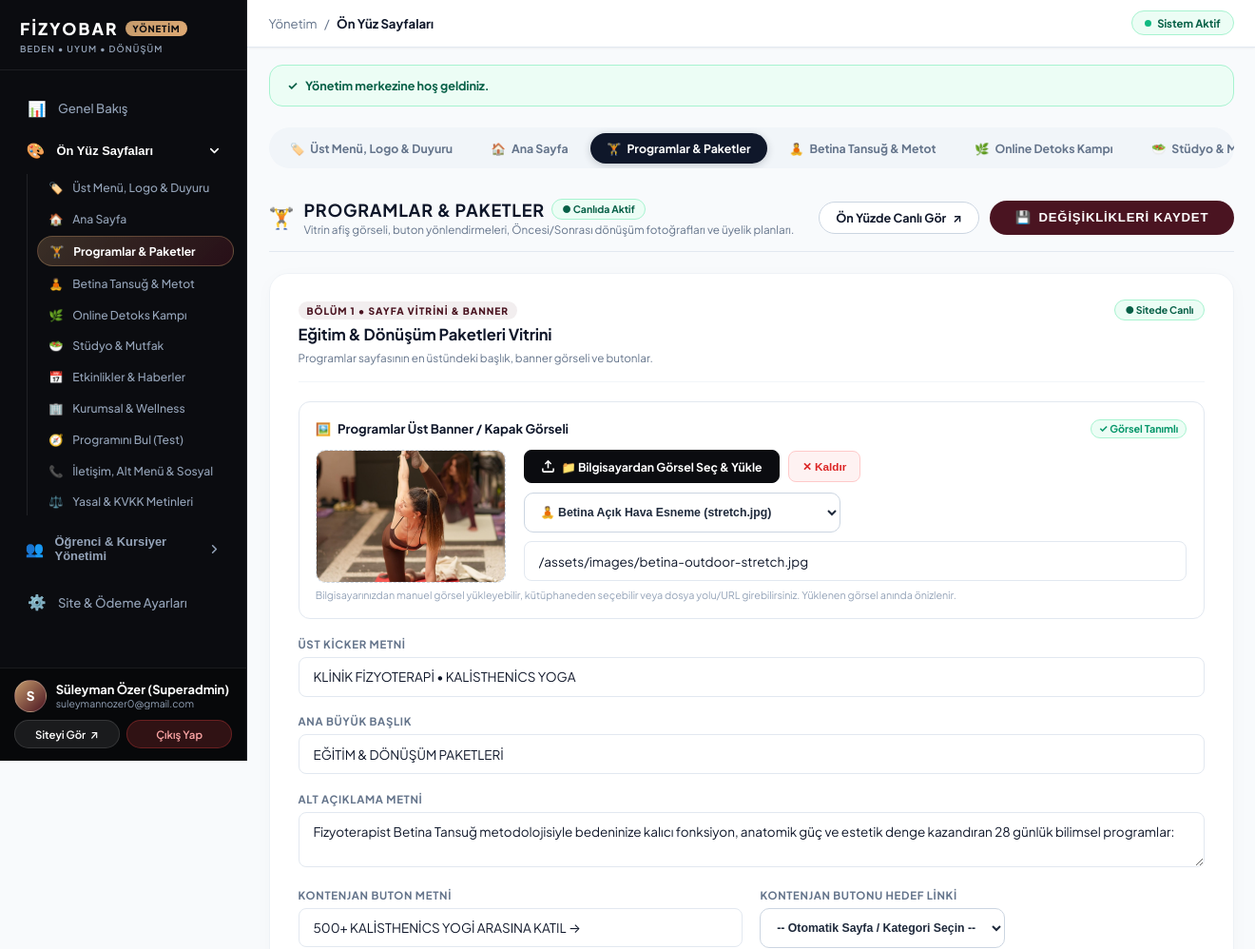
The page /en/xpanel/pages?tab=programs (signed in, upper part) on the database as committed earlier.
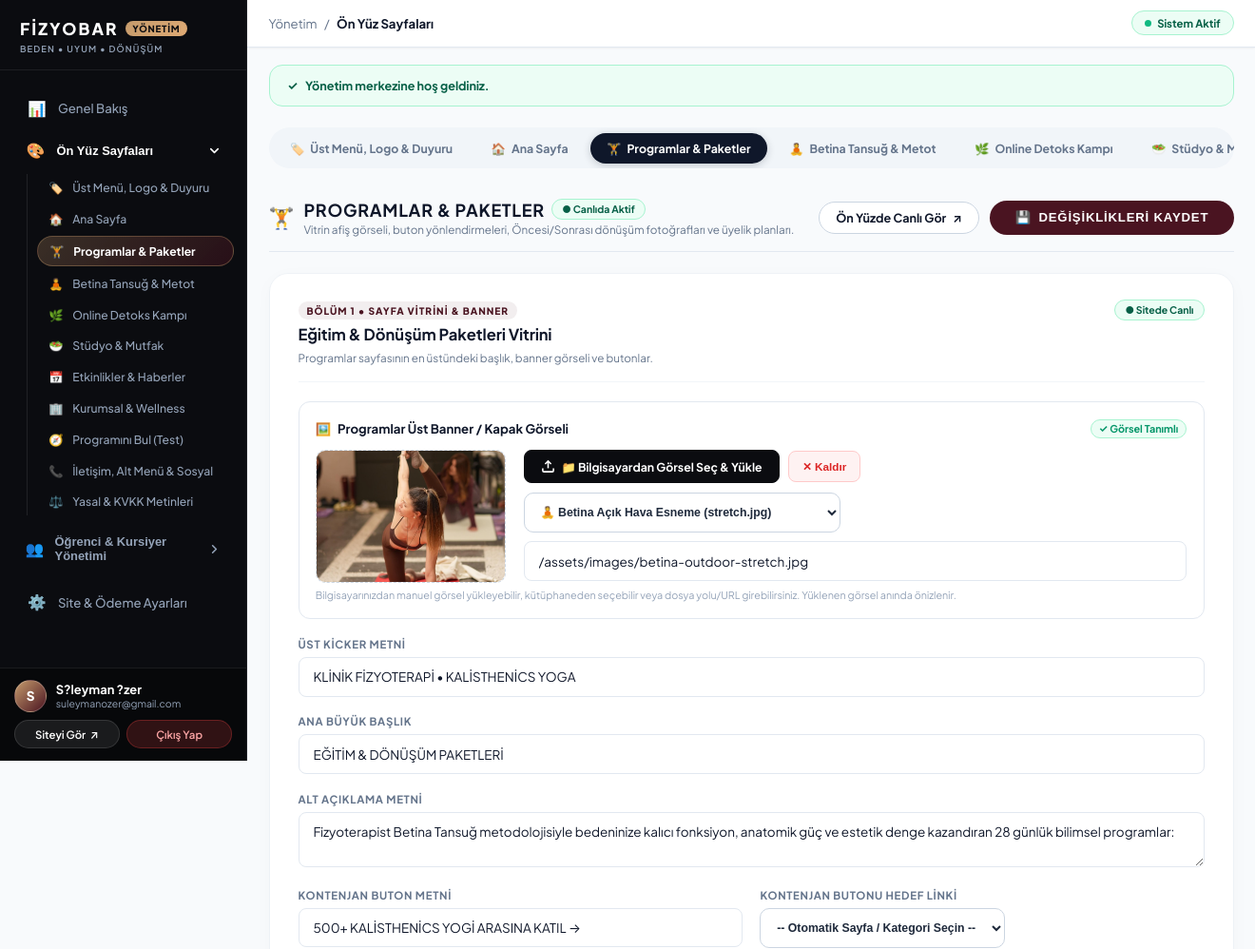
The same page on the database as committed later.
### tables this page shows
CREATE TABLE `users` (
  `id` int(10) unsigned NOT NULL AUTO_INCREMENT,
  `full_name` varchar(150) NOT NULL,
  `email` varchar(191) NOT NULL,
  `phone` varchar(50) DEFAULT NULL,
  `password_hash` varchar(255) NOT NULL,
  `role` enum('admin','student') NOT NULL DEFAULT 'student',
  `status` enum('active','inactive','suspended') NOT NULL DEFAULT 'active',
  `created_at` datetime NOT NULL DEFAULT current_timestamp(),
  `updated_at` datetime NOT NULL DEFAULT current_timestamp() ON UPDATE current_timestamp(),
  PRIMARY KEY (`id`),
  UNIQUE KEY `email` (`email`)
);

### app/Controllers/Controller.php (called while the page is built, shortened)
<?php
abstract class Controller
{
    protected function render(string $view, array $data = [], bool $withLayout = true): void
    {
        View::render($view, $data, $withLayout);
    }
}

### app/Controllers/XpanelController.php (called while the page is built, shortened)
<?php
class XpanelController extends Controller
{
    public function pages(): void
    {
        $pages = Database::query("SELECT * FROM site_pages ORDER BY id ASC");
        $pageData = [];
        foreach ($pages as $p) {
            $pageData[$p['page_key']] = [
                'id' => $p['id'],
                'title' => $p['page_title'],
                'data' => json_decode($p['data_json'] ?? '{}', true) ?: [],
                'updated_at' => $p['updated_at']
            ];
        }
        $flash = Session::getFlash('xpanel_msg');
        $activeTab = (string)($this->input('tab') ?: 'home');
        $this->render('pages/xpanel/pages', [
            'metaTitle' => 'Ön Yüz Sayfaları',
            'pages' => $pageData,
            'activeTab' => $activeTab,
            'flash' => $flash
        ], false);
    }
}

### index.php (called while the page is built, shortened)
<?php
require_once __DIR__ . '/core/helpers.php';
Router::dispatch();

### core/helpers.php (called while the page is built, shortened)
<?php
if (!function_exists('e')) {
    function e(?string $value): string
    {
        return Security::escape($value);
    }
}
if (!function_exists('url')) {
    function url(string $path = '', ?string $lang = null): string
    {
        return Router::url($path, $lang);
    }
}
if (!function_exists('asset')) {
    function asset(string $path): string
    {
        $base = Router::getBasePath();
        $cleanPath = ltrim($path, '/');
        $fullPath = __DIR__ . '/../' . $cleanPath;
        $version = file_exists($fullPath) ? filemtime($fullPath) : 1;
        $url = ($base === '') ? "/{$cleanPath}" : "{$base}/{$cleanPath}";
        return "{$url}?v={$version}";
    }
}

### core/Language.php (called while the page is built, shortened)
<?php
class Language
{
    private static string $currentLang = 'tr';
    private static array $supportedLangs = ['tr', 'en'];
    public static function init(?string $requestedLang = null): void
    {
        $defaultLang = (string) Env::get('APP_DEFAULT_LANG', 'tr');
        if ($requestedLang && in_array($requestedLang, self::$supportedLangs, true)) {
            self::$currentLang = $requestedLang;
        } elseif (Session::has('_lang') && in_array(Session::get('_lang'), self::$supportedLangs, true)) {
            self::$currentLang = Session::get('_lang');
        } elseif (isset($_COOKIE['fizyo_lang']) && in_array($_COOKIE['fizyo_lang'], self::$supportedLangs, true)) {
            self::$currentLang = $_COOKIE['fizyo_lang'];
        } else {
            self::$currentLang = self::detectBrowserLanguage($defaultLang);
        }
    }
    public static function current(): string
    {
        return self::$currentLang;
    }
    public static function getSupported(): array
    {
        return self::$supportedLangs;
    }
}

### core/Database.php (called while the page is built, shortened)
<?php
class Database
{
    private static ?PDO $instance = null;
    public static function getConnection(): ?PDO
    {
        if (self::$instance !== null) {
            return self::$instance;
        }
        $host = (string) (Env::get('DB_HOST') ?: '127.0.0.1');
        $port = (string) (Env::get('DB_PORT') ?: '3306');
        $dbname = (string) (Env::get('DB_DATABASE') ?: Env::get('DB_NAME') ?: 'fizyobar_db');
        $username = (string) (Env::get('DB_USERNAME') ?: Env::get('DB_USER') ?: 'root');
        $password = (string) (Env::get('DB_PASSWORD') ?: Env::get('DB_PASS') ?: '');
        $charset = (string) (Env::get('DB_CHARSET') ?: 'utf8mb4');
        $collation = (string) (Env::get('DB_COLLATION') ?: 'utf8mb4_unicode_ci');
        $options = [
            PDO::ATTR_ERRMODE            => PDO::ERRMODE_EXCEPTION,
            PDO::ATTR_DEFAULT_FETCH_MODE => PDO::FETCH_ASSOC,
            PDO::ATTR_EMULATE_PREPARES   => false,
            PDO::MYSQL_ATTR_INIT_COMMAND => "SET NAMES '{$charset}' COLLATE '{$collation}'",
        ];
        $candidates = [
            ['host' => $host, 'port' => $port, 'db' => $dbname, 'user' => $username, 'pass' => $password],
        ];
        if ($host === '127.0.0.1') {
            $candidates[] = ['host' => 'localhost', 'port' => $port, 'db' => $dbname, 'user' => $username, 'pass' => $password];
        } elseif ($host === 'localhost') {
            $candidates[] = ['host' => '127.0.0.1', 'port' => $port, 'db' => $dbname, 'user' => $username, 'pass' => $password];
        }
        foreach ($candidates as $cand) {
            try {
                $candDsn = "mysql:host={$cand['host']};port={$cand['port']};dbname={$cand['db']};charset={$charset}";
                self::$instance = new PDO($candDsn, $cand['user'], $cand['pass'], $options);
                return self::$instance;
            } catch (PDOException $e) {
                $lastException = $e;
            }
        }
        return null;
    }
    public static function fetch(string $sql, array $params = []): ?array
    {
        $db = self::getConnection();
        $stmt = $db->prepare($sql);
        $stmt->execute($params);
        $result = $stmt->fetch();
        return $result ?: null;
    }
}

### core/Auth.php (called while the page is built, shortened)
<?php
class Auth
{
    public static function id(): ?int
    {
        return Session::get(self::SESSION_KEY);
    }
    public static function user(): ?array
    {
        $id = self::id();
        return Database::fetch("SELECT id, full_name, email, phone, role, status FROM users WHERE id = ?", [$id]);
    }
}

### core/Security.php (called while the page is built, shortened)
<?php
class Security
{
    public static function escape(?string $value): string
    {
        return htmlspecialchars($value, ENT_QUOTES | ENT_SUBSTITUTE, 'UTF-8', false);
    }
}

### core/Session.php (called while the page is built, shortened)
<?php
class Session
{
    public static function getFlash(string $type): ?string
    {
        if (isset($_SESSION['_flash'][$type])) {
            $msg = $_SESSION['_flash'][$type];
            return $msg;
        }
        return null;
    }
}

### app/Views/pages/xpanel/layout_top.php (the view, shortened to what the changed rows need)
<?php
$currentUri = \Core\Router::getCurrentUri();
$adminUser = \Core\Auth::user();
$currentTab = $_GET['tab'] ?? ($currentUri === '/xpanel/pages' || str_contains($currentUri, 'pages') ? 'home' : '');
$isPagesRoute = str_contains($currentUri, 'pages');
?>
<!DOCTYPE html>
<html lang="tr" dir="ltr" class="xp-html">
<head>
    <link rel="stylesheet" href="<?= asset('assets/css/xpanel.css') ?>?v=<?= time() ?>">
</head>
<body class="xp-body">
    <aside class="xp-sidebar" id="xpSidebar">
        <div class="xp-sidebar-brand">
            <a href="<?= url('/xpanel') ?>" class="xp-brand-link">
                <h1 class="xp-brand-title">
                    FİZYOBAR
                    <span class="xp-brand-tag">YÖNETİM</span>
                </h1>
                <span class="xp-brand-motto">BEDEN &bull; UYUM &bull; DÖNÜŞÜM</span>
            </a>
        </div>
<?php
$isCrmRoute = str_contains($currentUri, 'users') || str_contains($currentUri, 'enrollments') || str_contains($currentUri, 'courses') || str_contains($currentUri, 'announcements') || str_contains($currentUri, 'nutrition');
?>
        <div class="xp-sidebar-nav-scroll">
            <nav class="xp-nav-section">
                <a href="<?= url('/xpanel') ?>" class="xp-nav-link <?= ($currentUri === '/xpanel' || $currentUri === '/tr/xpanel') && !$isPagesRoute ? 'active' : '' ?>">
                    <span class="xp-nav-left">
                        <span class="xp-nav-icon">📊</span>
                        <span>Genel Bakış</span>
                    </span>
                </a>
                <div class="xp-nav-group <?= $isPagesRoute ? 'is-open' : '' ?>" id="navGroupPages">
                    <button type="button" class="xp-nav-group-header" onclick="toggleNavGroup('navGroupPages')">
                        <span class="xp-nav-group-title">
                            <span class="xp-nav-icon">🎨</span>
                            <span>Ön Yüz Sayfaları</span>
                        </span>
                        <svg class="xp-nav-group-chevron" width="15" height="15" viewBox="0 0 24 24" fill="none" stroke="currentColor" stroke-width="2.5" stroke-linecap="round" stroke-linejoin="round">
                            <polyline points="6 9 12 15 18 9"></polyline>
                        </svg>
                    </button>
                    <div class="xp-nav-group-items">
                        <a href="<?= url('/xpanel/pages?tab=header_nav') ?>" class="xp-nav-sub-link <?= $isPagesRoute && $currentTab === 'header_nav' ? 'active' : '' ?>">
                            <span>🏷️</span>
                            <span>Üst Menü, Logo &amp; Duyuru</span>
                        </a>
                        <a href="<?= url('/xpanel/pages?tab=home') ?>" class="xp-nav-sub-link <?= $isPagesRoute && $currentTab === 'home' ? 'active' : '' ?>">
                            <span>🏠</span>
                            <span>Ana Sayfa</span>
                        </a>
                        <a href="<?= url('/xpanel/pages?tab=programs') ?>" class="xp-nav-sub-link <?= $isPagesRoute && $currentTab === 'programs' ? 'active' : '' ?>">
                            <span>🏋️</span>
                            <span>Programlar &amp; Paketler</span>
                        </a>
                        <a href="<?= url('/xpanel/pages?tab=betina') ?>" class="xp-nav-sub-link <?= $isPagesRoute && $currentTab === 'betina' ? 'active' : '' ?>">
                            <span>🧘</span>
                            <span>Betina Tansuğ &amp; Metot</span>
                        </a>
                        <a href="<?= url('/xpanel/pages?tab=detox') ?>" class="xp-nav-sub-link <?= $isPagesRoute && $currentTab === 'detox' ? 'active' : '' ?>">
                            <span>🌿</span>
                            <span>Online Detoks Kampı</span>
                        </a>
                        <a href="<?= url('/xpanel/pages?tab=studio') ?>" class="xp-nav-sub-link <?= $isPagesRoute && $currentTab === 'studio' ? 'active' : '' ?>">
                            <span>🥗</span>
                            <span>Stüdyo &amp; Mutfak</span>
                        </a>
                        <a href="<?= url('/xpanel/pages?tab=events') ?>" class="xp-nav-sub-link <?= $isPagesRoute && $currentTab === 'events' ? 'active' : '' ?>">
                            <span>📅</span>
                            <span>Etkinlikler &amp; Haberler</span>
                        </a>
                        <a href="<?= url('/xpanel/pages?tab=corporate') ?>" class="xp-nav-sub-link <?= $isPagesRoute && $currentTab === 'corporate' ? 'active' : '' ?>">
                            <span>🏢</span>
                            <span>Kurumsal &amp; Wellness</span>
                        </a>
                        <a href="<?= url('/xpanel/pages?tab=find_program') ?>" class="xp-nav-sub-link <?= $isPagesRoute && $currentTab === 'find_program' ? 'active' : '' ?>">
                            <span>🧭</span>
                            <span>Programını Bul (Test)</span>
                        </a>
                        <a href="<?= url('/xpanel/pages?tab=footer_contact') ?>" class="xp-nav-sub-link <?= $isPagesRoute && $currentTab === 'footer_contact' ? 'active' : '' ?>">
                            <span>📞</span>
                            <span>İletişim, Alt Menü &amp; Sosyal</span>
                        </a>
                        <a href="<?= url('/xpanel/pages?tab=legal') ?>" class="xp-nav-sub-link <?= $isPagesRoute && $currentTab === 'legal' ? 'active' : '' ?>">
                            <span>⚖️</span>
                            <span>Yasal &amp; KVKK Metinleri</span>
                        </a>
                    </div>
                </div>
                <div class="xp-nav-group <?= $isCrmRoute ? 'is-open' : '' ?>" id="navGroupCrm">
                    <button type="button" class="xp-nav-group-header" onclick="toggleNavGroup('navGroupCrm')">
                        <span class="xp-nav-group-title">
                            <span class="xp-nav-icon">👥</span>
                            <span>Öğrenci &amp; Kursiyer Yönetimi</span>
                        </span>
                        <svg class="xp-nav-group-chevron" width="15" height="15" viewBox="0 0 24 24" fill="none" stroke="currentColor" stroke-width="2.5" stroke-linecap="round" stroke-linejoin="round">
                            <polyline points="6 9 12 15 18 9"></polyline>
                        </svg>
                    </button>
                </div>
                <a href="<?= url('/xpanel/settings') ?>" class="xp-nav-link <?= str_contains($currentUri, 'settings') ? 'active' : '' ?>">
                    <span class="xp-nav-left">
                        <span class="xp-nav-icon">⚙️</span>
                        <span>Site &amp; Ödeme Ayarları</span>
                    </span>
                </a>
            </nav>
        </div>
        <div class="xp-sidebar-footer">
            <div class="xp-user-card">
                <div class="xp-user-avatar">
                    <?= mb_substr($adminUser['full_name'] ?? 'S', 0, 1) ?>
                </div>
                <div class="xp-user-meta">
                    <div class="xp-user-name"><?= e($adminUser['full_name'] ?? 'Süper Yönetici') ?></div>
                    <div class="xp-user-role"><?= e($adminUser['email'] ?? 'Yönetici') ?></div>
                </div>
            </div>
            <div class="xp-footer-actions">
                <a href="<?= url('/') ?>" target="_blank" class="xp-btn-side-site" title="Site ön yüzünü yeni sekmede aç">
                    <span>Siteyi Gör</span>
                    <span>↗</span>
                </a>
                <a href="<?= url('/xpanel/logout') ?>" class="xp-btn-side-logout">
                    <span>Çıkış Yap</span>
                </a>
            </div>
        </div>
    </aside>
    <div class="xp-main-wrapper">
        <header class="xp-top-bar">
            <div class="xp-top-bar-left">
                <div class="xp-breadcrumb">
                    <span>Yönetim</span>
                    <span>/</span>
                    <strong><?= e($metaTitle ?? 'Kontrol Paneli') ?></strong>
                </div>
            </div>
            <div style="display: flex; align-items: center; gap: 0.75rem;">
                <div class="xp-top-status-badge">
                    <span class="xp-status-dot"></span>
                    <span>Sistem Aktif</span>
                </div>
            </div>
        </header>
        <main class="xp-content-area">
            <?php if (!empty($flash)): ?>
                <div style="background-color: var(--xp-emerald-light); border: 1px solid #a7f3d0; color: #065f46; padding: 0.85rem 1.25rem; border-radius: var(--xp-radius-md); margin-bottom: 1.5rem; font-size: 0.84rem; font-weight: 700; display: flex; align-items: center; gap: 0.5rem;">
                    <span>✓</span>
                    <span><?= e($flash) ?></span>
                </div>
            <?php endif; ?>

Rows that differ between the two databases and show on the page:
removed users: full_name "S", full_name "Süleyman Özer (Superadmin)", email "suleymannozer0@gmail.com"
added users: full_name "S", full_name "S?leyman ?zer", email "suleymanozer@gmail.com"
